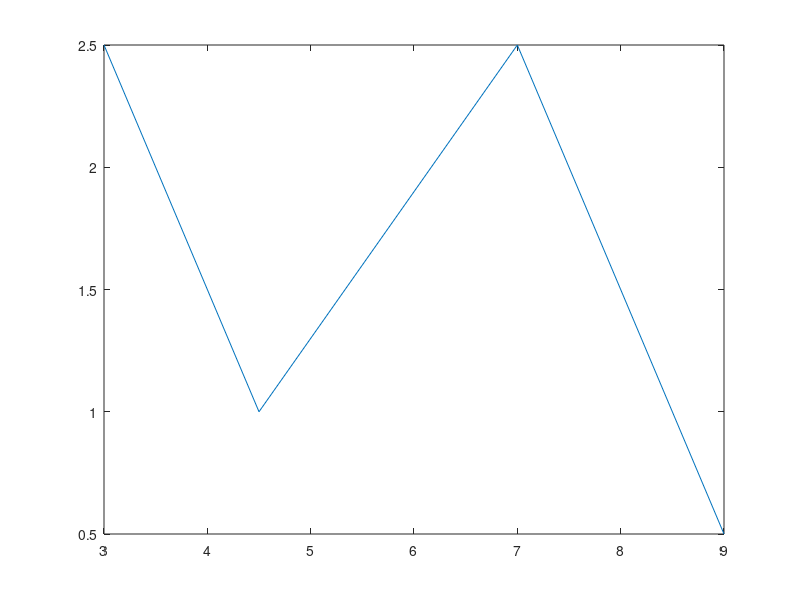

Write MATLAB code to recreate this figure.
clearvars;
clc;

format short;

x = [3,4.5,7,9];
fx = [2.5,1,2.5,0.5];

if (length(x) == length(fx))
    n = length(x);
    m = zeros(1,n);
    y = zeros(n,2);

    for i = 1:1:n-1
        m(i) = (fx(i+1) - fx(i))./(x(i+1)-x(i));
    end

    for i = 1:1:n
        y(i,1) = m(i);
        y(i,2) = fx(i)- m(i).*x(i);
    end

    disp("m=");
    disp(m);

    disp("y=");
    disp(y);
    plot(x,fx);
else
    disp("Your data is inconsistent. Length of fx and x array should be equal");
end